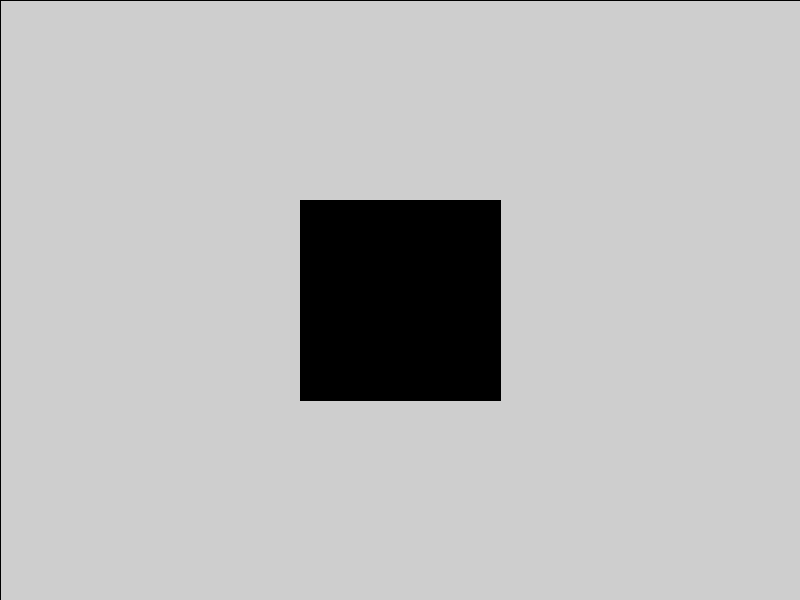
Frame 1 (no input)
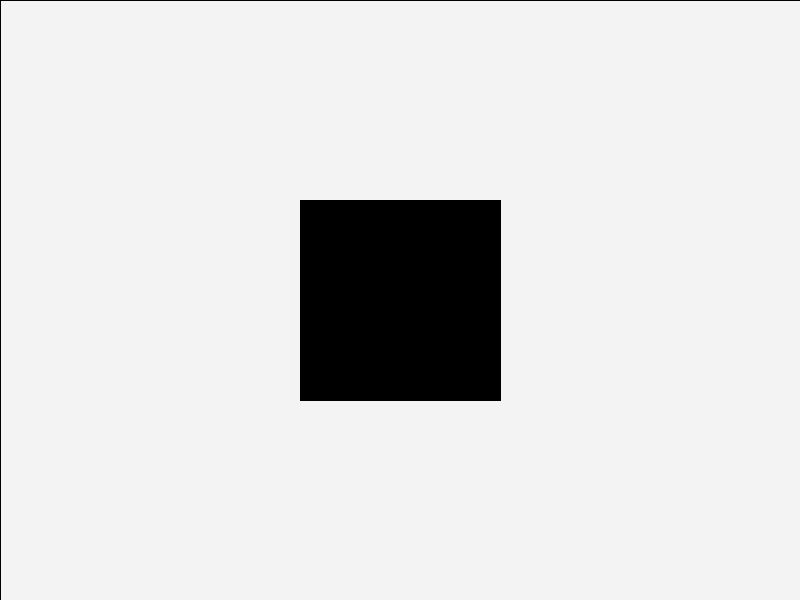
Frame 60 (the mouse pressed at the canvas centre just before this capture)
Frame 120 (the mouse held since frame 60 and released just before this capture): identical to frame 60, image omitted

The Processing sketch that drew these frames (run headless with seeded random() and noise(); from frame 60 on, the mouse is pressed at the canvas centre):

// Processing sketch: rotate_square
// ── rotate_square.pde


void setup(){
  size(800,600);
  rectMode(CENTER);
}



void draw(){
  //background(255);
  
  rectMode(CORNER);
  fill(255,10);
  rect(0,0,width,height);
  
  float a = map(mouseX,0,width,-PI,PI);
  
  
  rectMode(CENTER);
  translate(width/2,height/2);
  rotate(a);
  
  fill(0);
  rect(0,0,200,200);
}
